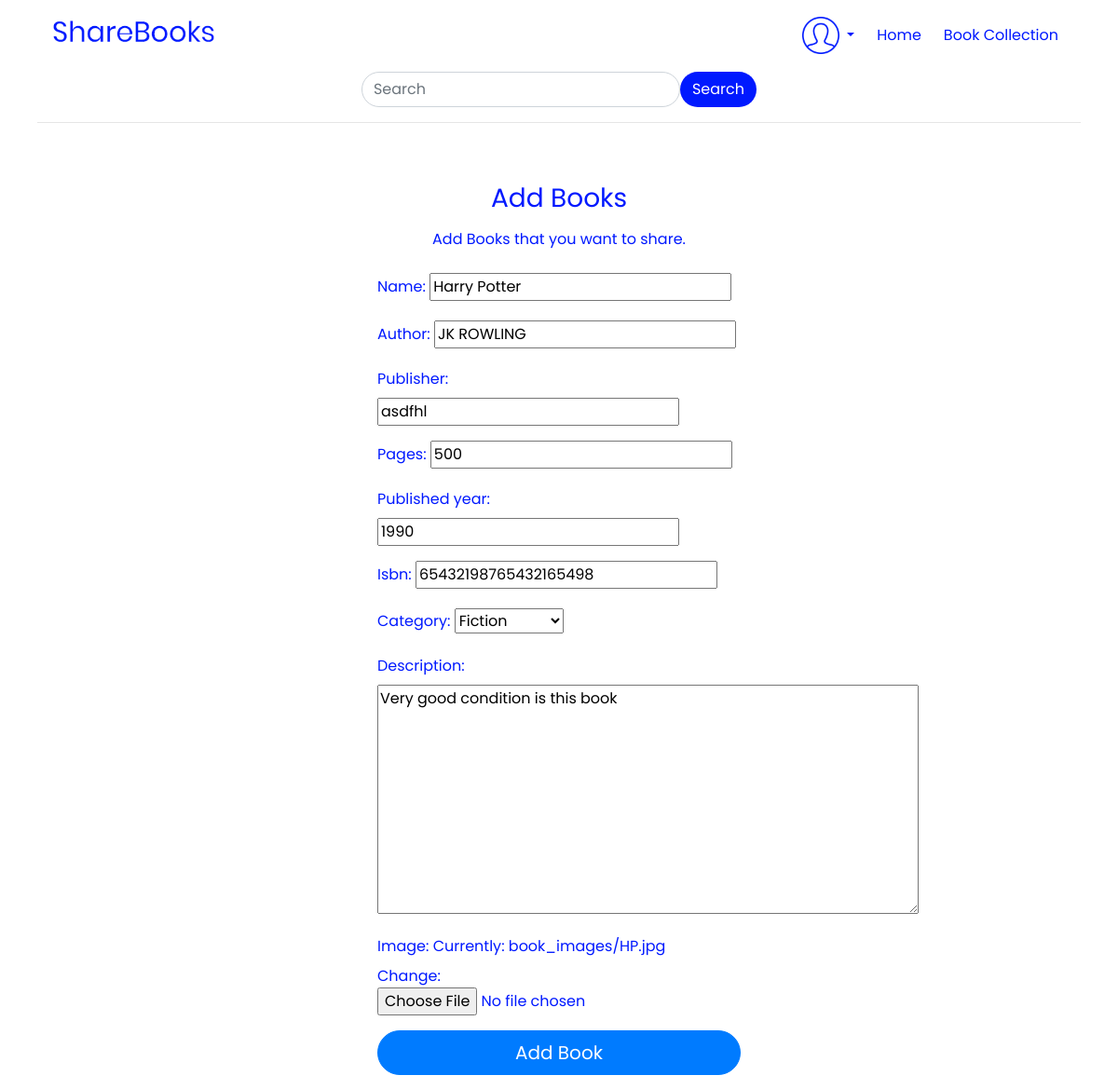
Screenshot of /books/book/1/update/ (signed in) with the database file from the repository.
### books/models.py (models this page shows, shortened)
class BookDetails(models.Model):
    name = models.CharField(max_length = 100)
    author = models.CharField(max_length = 100)
    publisher = models.CharField(max_length = 500)
    pages =  models.CharField(max_length = 10)
    published_year = models.CharField(max_length = 4)
    isbn = models.CharField(max_length = 100)
    description = models.TextField()
    CATEGORY_OF_BOOKS =[
        ('E','Educational'),
        ('F','Fiction'),
        ('N','Non-Fiction'),
    ]
    category = models.CharField(max_length = 1, choices = CATEGORY_OF_BOOKS,)
    image = models.ImageField(upload_to='book_images')
    added_by = models.ForeignKey(User, on_delete = models.CASCADE)
    class Meta:
        db_table = 'book_details'

### books/views.py (the view, shortened to what this page needs)
# urls.py: path('book/<int:pk>/update/', BookUpdateView.as_view(), name='books-update'),
class BookUpdateView(LoginRequiredMixin, UpdateView):
    model = BookDetails
    fields= ['name', 'author', 'publisher', 'pages', 'published_year', 'isbn', 'category', 'description', 'image']

### books/templates/books/bookdetails_form.html (shortened to what this page needs)
{% extends 'base.html' %}
{% load static %}
{% block content %}
    <form class="form-signin pt-5" method="POST" enctype="multipart/form-data">
        <div class="text-center mb-4">
            <h1 class="h3 mb-3 font-weight-normal">Add Books</h1>
            <p>
                Add Books that you want to share.
            </p>
        </div>
        <div>
        {{ form.as_p }}
        </div>
        <button class="btn btn-lg btn-primary btn-block rounded-pill" type="submit">Add Book</button>
    </form>
{% endblock %}

### static/CSS/style.css (style rules this page uses)
body { color: #0019FF ; font-family: 'Poppins', sans-serif; }
a { color: #0019FF; }
.form-signin { width: 100%; max-width: 420px; padding: 15px; margin: auto; }

### rows the page displays
BookDetails: name "Harry Potter", author "JK ROWLING", publisher "asdfhl", pages "500", published_year "1990", isbn "65432198765432165498", category "Fiction", description "Very good condition is this book"
